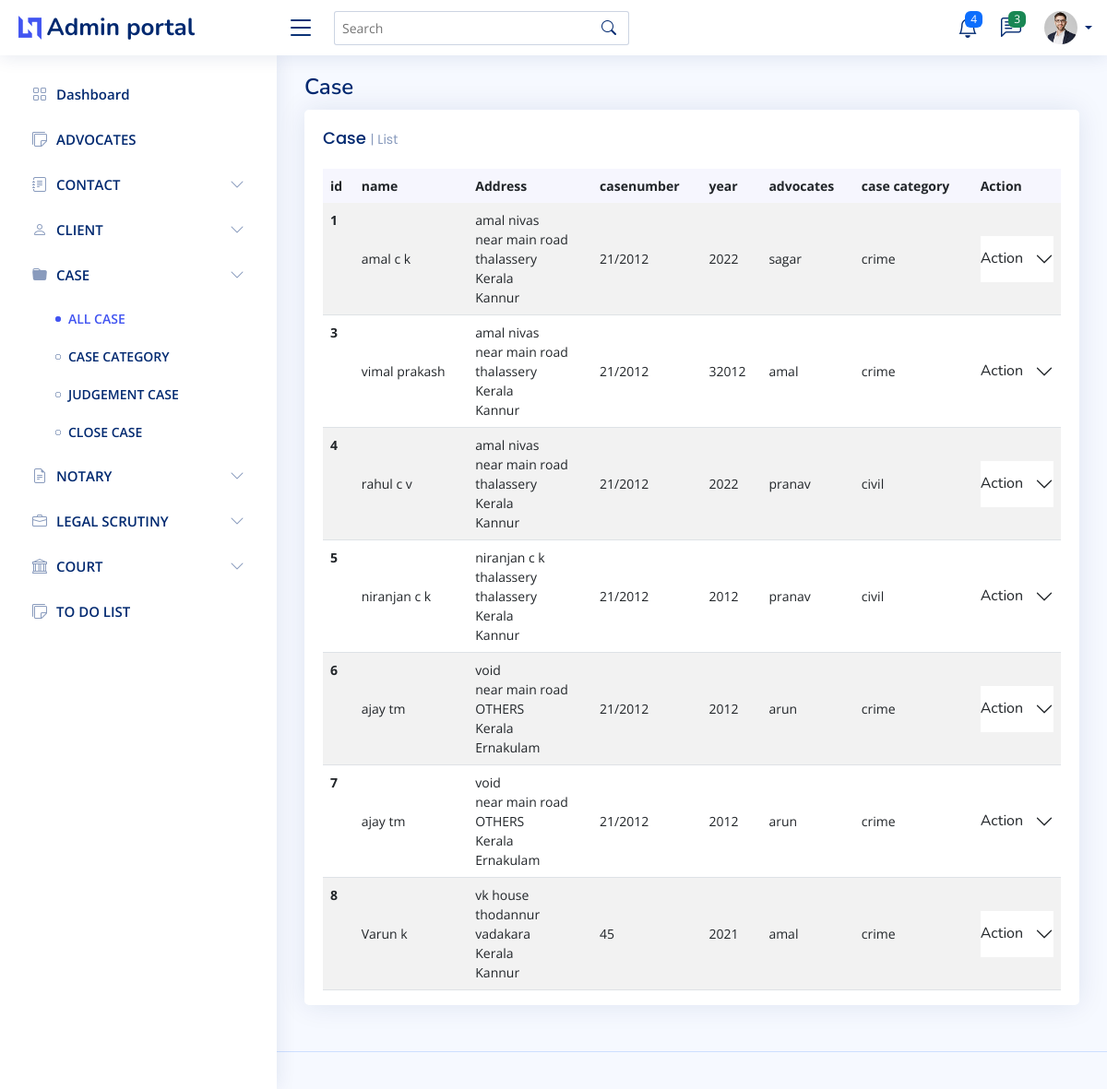
Screenshot of /case with the database file from the repository.
### Admin_user/models.py (models this page shows, shortened)
class CaseRegister(models.Model):
    client_name=models.ForeignKey(client, on_delete=models.CASCADE)
    case_number=models.CharField(max_length=50)
    year=models.IntegerField()
    incident=models.CharField(max_length=50,null=True)
    advocate=models.ForeignKey(Advocate,null=True,on_delete=models.SET_NULL)
    Filling_Date=models.DateField(auto_now=False, auto_now_add=False,null=True)
    First_hearing_date=models.DateField(auto_now=False, auto_now_add=False,null=True)
    Next_hearing_date=models.DateField(auto_now=False, auto_now_add=False,null=True)
    Fir_date=models.DateField(auto_now=False, auto_now_add=False,null=True)
    Fir_number=models.IntegerField(null=True)
    Fir_policeStation=models.CharField(max_length=50,null=True)
    case_category=models.ForeignKey(CaseCategory,null=True,on_delete=models.SET_NULL)
    status=models.CharField(max_length=20,choices=status_choice,null=True,default=1)

class client(models.Model):
    First_name=models.CharField(max_length=50)
    Last_name=models.CharField(max_length=50)
    Address=models.ForeignKey(Address,null=True, on_delete=models.SET_NULL)
    Category=models.CharField(max_length=50,null=True)
    is_case=models.BooleanField(default=False)
    phone=models.IntegerField(null=True)
    email=models.CharField(max_length=50,null=True)
    def __str__(self) :
        return self.First_name+" "+self.Last_name

class Address(models.Model):
    House_name=models.CharField(max_length=50)
    Place=models.CharField(max_length=50)
    City=models.CharField(max_length=50)
    State=models.ForeignKey(State, on_delete=models.CASCADE)
    district=models.ForeignKey(District, on_delete=models.CASCADE)
    Country=models.CharField(max_length=50)
    Pin=models.IntegerField()

class State(models.Model):
    state=models.CharField(max_length=50)
    def __str__(self):
        return self.state

class District(models.Model):
    state=models.ForeignKey(State, on_delete=models.CASCADE)
    district=models.CharField(max_length=50)
    def __str__(self):
        return self.district

class Advocate(models.Model):
    name=models.CharField(max_length=50)
    address=models.ForeignKey(Address,on_delete=models.DO_NOTHING)
    phone=models.IntegerField()
    court=models.ForeignKey(Court,null=True, on_delete=models.SET_NULL)
    def __str__(self) :
        return self.name

class CaseCategory(models.Model):
    name=models.CharField(max_length=50)
    decription=models.CharField(max_length=50)
    def __str__(self):
        return self.name

### Admin_user/views.py (the view)
# urls.py: path("case",case,name="case"),
def case(request):
    if  (request.user.is_authenticated and check_user_is_admin(request)):
        return redirect("/login")
    context={"title":"Case"}
    context["case"]=True
    context["data"]=CaseRegister.objects.all()
    context["advocate_update_form"]=Upadte_advocate_form()
    context["Upadte_hearing_date_form"]=Upadte_hearing_date_form()
    return render(request,"admin/case.html",context)

### Admin_user/form.py
class Upadte_advocate_form(forms.ModelForm):
    class Meta:
        model=CaseRegister
        fields=['advocate']
    def __init__(self,*args,**kwargs):
            super(Upadte_advocate_form,self).__init__(*args,**kwargs)
            for i in self.fields.values():
                i.widget.attrs['class']="form-control"

class Upadte_hearing_date_form(forms.ModelForm):
    class Meta:
        model=CaseRegister
        fields=['Next_hearing_date']
        widgets={
             'Next_hearing_date':DateInput(attrs={'type':"date"}),
        }
    def __init__(self,*args,**kwargs):
            super(Upadte_hearing_date_form,self).__init__(*args,**kwargs)
            for i in self.fields.values():
                i.widget.attrs['class']="form-control"

### templates/admin/case.html (shortened to what this page needs)
{% extends 'admin/main.html' %}
{% block content %}
<div class="col-12">
    <div class="card top-selling overflow-auto">
      <div class="card-body pb-0">
          <h5 class="card-title">Case <span>| List</span></h5>
          <table class="table table-striped">
            <thead>
              <tr>
                <th class="fw-bold" scope="col">id</th>
                <th class="fw-bold" scope="col">name</th>
                <th class="fw-bold" scope="col">Address</th>
                <th class="fw-bold" scope="col">casenumber</th>
                <th class="fw-bold" scope="col">year</th>
                <th class="fw-bold" scope="col">advocates</th>
                <th class="fw-bold" scope="col">case category</th>
                <th class="fw-bold" scope="col">Action</th>
              </tr>
            </thead>
            <tbody>
              {% for i in data %}
              <tr>
                <th scope="row">{{i.id}}</th>
                <td>{{i.client_name}}</td>
                <td>{{i.client_name.Address.House_name}}<br>{{i.client_name.Address.Place}}<br>{{i.client_name.Address.City}}<br>{{i.client_name.Address.State}}<br>{{i.client_name.Address.district}}<br></td>
                <td >{{i.case_number}}</td>
                <td >{{i.year}}</td>
                <td >{{i.advocate}}</td>
                <td >{{i.case_category}}</td>
                <td><div class="accordion accordion-flush" id="accordionFlushExample">
                  <div class="accordion-item">
                    <h2 class="accordion-header" id="flush-headingOne">
                      <button class="accordion-button collapsed" type="button" data-bs-toggle="collapse" data-bs-target="#flush-collapseOne{{i.id}}" aria-expanded="false" aria-controls="flush-collapseOne">
                        Action
                      </button>
                    </h2>
                                    {%load crispy_forms_tags %}
                                    {%load crispy_forms_tags %}
                  </div>
                </div></td>
              </tr>
              {% endfor %}
            </tbody>
          </table>
        </div>
      </div>
    </div>
{% endblock content %}

### static/assets/css/style.css (style rules this page uses)
:root { scroll-behavior: smooth; }
body { font-family: "Open Sans", sans-serif; background: #f6f9ff; color: #444444; }
h1, h2, h3, h4, h5, h6 { font-family: "Nunito", sans-serif; }
.card { margin-bottom: 30px; border: none; border-radius: 5px; box-shadow: 0px 0 30px rgba(1, 41, 112, 0.1); }
.card-title { padding: 20px 0 15px 0; font-size: 18px; font-weight: 500; color: #012970; font-family: "Poppins", sans-serif; }
.card-title span { color: #899bbd; font-size: 14px; font-weight: 400; }
.card-body { padding: 0 20px 20px 20px; }
.accordion-item { border: 1px solid #ebeef4; }
.accordion-flush .accordion-button { padding: 15px 0; background: none; border: 0; }
.dashboard .top-selling { font-size: 14px; }
.dashboard .top-selling .table thead { background: #f6f6fe; }
.dashboard .top-selling .table thead th { border: 0; }
.dashboard .top-selling .table tbody td { vertical-align: middle; }

### rows the page displays
CaseRegister: id "1", client_name "amal c k", client_name.Address.House_name "amal nivas", client_name.Address.Place "near main road", client_name.Address.City "thalassery", client_name.Address.State "Kerala", client_name.Address.district "Kannur", case_number "21/2012", year "2022", advocate "sagar", case_category "crime"
CaseRegister: id "3", client_name "vimal prakash", client_name.Address.House_name "amal nivas", client_name.Address.Place "near main road", client_name.Address.City "thalassery", client_name.Address.State "Kerala", client_name.Address.district "Kannur", case_number "21/2012", year "32012", advocate "amal", case_category "crime"
CaseRegister: id "4", client_name "rahul c v", client_name.Address.House_name "amal nivas", client_name.Address.Place "near main road", client_name.Address.City "thalassery", client_name.Address.State "Kerala", client_name.Address.district "Kannur", case_number "21/2012", year "2022", advocate "pranav", case_category "civil"
CaseRegister: id "5", client_name "niranjan c k", client_name.Address.House_name "niranjan c k", client_name.Address.Place "thalassery", client_name.Address.City "thalassery", client_name.Address.State "Kerala", client_name.Address.district "Kannur", case_number "21/2012", year "2012", advocate "pranav", case_category "civil"
CaseRegister: id "6", client_name "ajay tm", client_name.Address.House_name "void", client_name.Address.Place "near main road", client_name.Address.City "OTHERS", client_name.Address.State "Kerala", client_name.Address.district "Ernakulam", case_number "21/2012", year "2012", advocate "arun", case_category "crime"
CaseRegister: id "7", client_name "ajay tm", client_name.Address.House_name "void", client_name.Address.Place "near main road", client_name.Address.City "OTHERS", client_name.Address.State "Kerala", client_name.Address.district "Ernakulam", case_number "21/2012", year "2012", advocate "arun", case_category "crime"
CaseRegister: id "8", client_name "Varun k", client_name.Address.House_name "vk house", client_name.Address.Place "thodannur", client_name.Address.City "vadakara", client_name.Address.State "Kerala", client_name.Address.district "Kannur", case_number "45", year "2021", advocate "amal", case_category "crime"

### other values shown
{{ title }} "Case"
